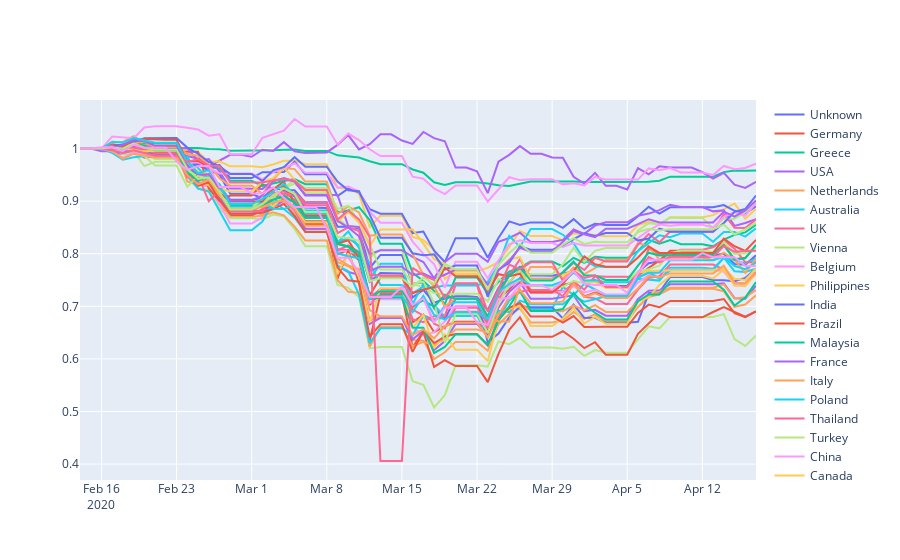

Notebook source saved alongside this figure:
### Code cell
fig = go.Figure()
#print(returns_by_sector)
for c in returns_by_country.columns:
    #print(c)
   # print(returns_by_sector[k])
    fig.add_trace(go.Scatter(
                    x=returns_by_country.index,
                    y=returns_by_country[c],
                    name=c,
                    #line_color='deepskyblue',
                    opacity=1))
fig.show()
